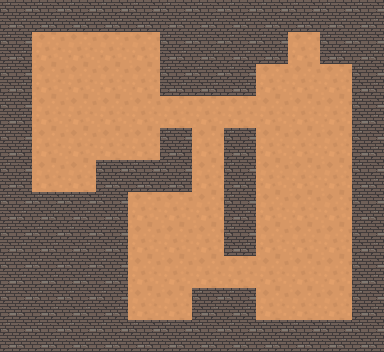

This game map was drawn from its Tiled (.tmx) file and the tilesets committed beside it. A one-line description and the full map source follow:
An orthogonal 12x11 tile map with 32x32 px tiles, 1 tile layer (Прошарок плиток 1).

<map version="1.10" tiledversion="1.10.2" orientation="orthogonal" renderorder="left-up" width="12" height="11" tilewidth="32" tileheight="32" infinite="0" nextlayerid="2" nextobjectid="1">
 <tileset firstgid="1" source="Підлога.tsx" />
 <layer id="1" name="Прошарок плиток 1" width="12" height="11">
  <data encoding="csv">
2,2,2,2,2,2,2,2,2,2,2,2,
2,1,1,1,1,2,2,2,2,1,2,2,
2,1,1,1,1,2,2,2,1,1,1,2,
2,1,1,1,1,1,1,1,1,1,1,2,
2,1,1,1,1,2,1,2,1,1,1,2,
2,1,1,2,2,2,1,2,1,1,1,2,
2,2,2,2,1,1,1,2,1,1,1,2,
2,2,2,2,1,1,1,2,1,1,1,2,
2,2,2,2,1,1,1,1,1,1,1,2,
2,2,2,2,1,1,2,2,1,1,1,2,
2,2,2,2,2,2,2,2,2,2,2,2
</data>
 </layer>
</map>
